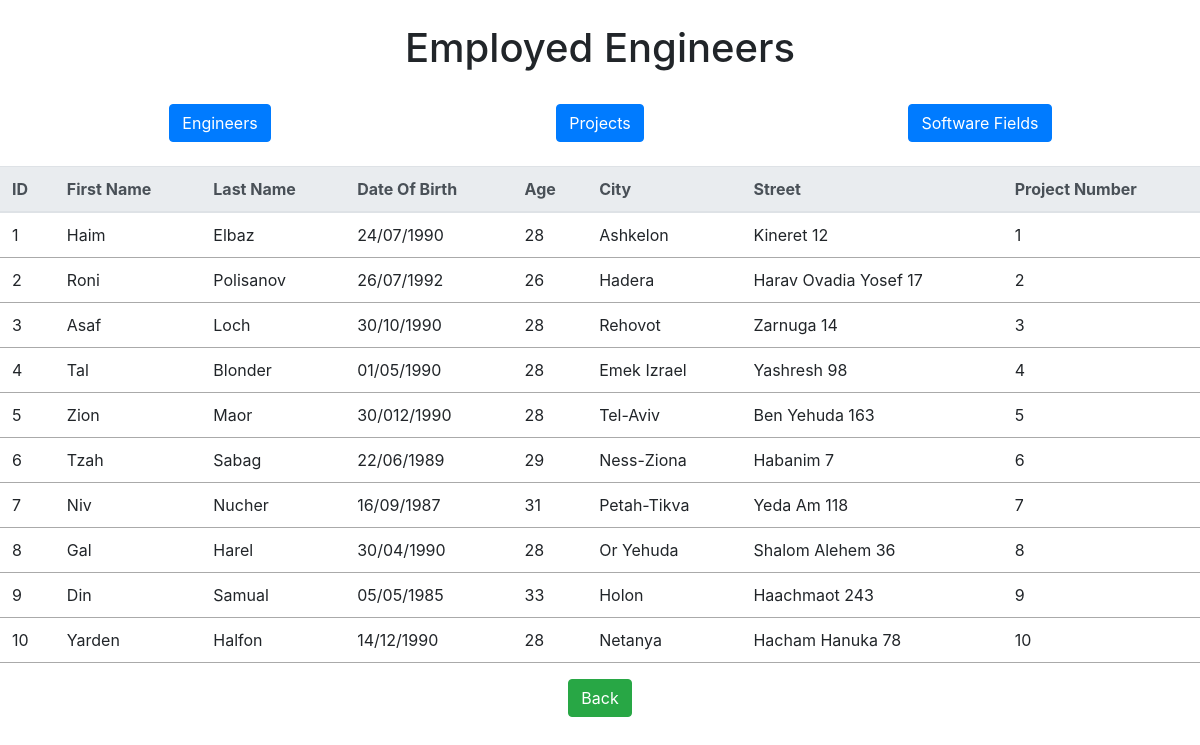
Screenshot of /busyEngineers.php with the database file from the repository.
### tables this page shows
CREATE TABLE takespart(engineer_id varchar(255),
                      project_number int,
                      FOREIGN KEY(engineer_id) REFERENCES engineer(engineer_id) on UPDATE CASCADE on DELETE CASCADE,
                      FOREIGN KEY(project_number) REFERENCES projects(project_number) on UPDATE CASCADE on DELETE CASCADE,
                      CONSTRAINT PK_TP PRIMARY KEY(engineer_id, project_number));

CREATE TABLE engineer(engineer_id varchar(255),
                      first_name varchar (255),
                      last_name varchar(255),
                      date_of_birth varchar(255),
                      age int,
                      city varchar(255),
                      street varchar(255),
                      PRIMARY KEY(engineer_id));

### common.php (called while the page is built, shortened)
<?php
function escape($html)
{
	return htmlspecialchars($html, ENT_QUOTES | ENT_SUBSTITUTE, "UTF-8");
}
?>

### busyEngineers.php (the view, shortened to what this page needs)
<!DOCTYPE html lang="en">
<?php require "install.php" ?>
<?php require "templates/header.php"; ?>
<?php require "common.php"; ?>
	</head>
	<body style="max-width: 1200px; margin: 0 auto;">
	<br><h1 style="text-align: center;">Employed Engineers</h1><br>
		<div class="container" style="text-align: center;">
			<div class="row">
				<div class="col">
				<a href="engineer.php"><button type="button" class="btn btn-primary">Engineers</button></a>
				</div>
				<div class="col">
				<a href="project.php"><button type="button" class="btn btn-primary">Projects</button></a>
				</div>
				<div class="col">
				<a href="software.php"><button type="button" class="btn btn-primary">Software Fields</button></a>
				</div>
			</div>
		</div>
	<br>
  <?php
  $statement = $db->query("SELECT *
							FROM engineer
							INNER JOIN takespart
							ON engineer.engineer_id = takespart.engineer_id
                            ORDER BY takespart.project_number");
  $result = $statement->fetchAll();
  ?>
  <?php
  if ($result && $statement->rowCount() > 0)
	{ ?>
		<table class="table">
			<thead class="thead-light">
				<tr>
					<th scope="col">ID</th>
					<th scope="col">First Name</th>
					<th scope="col">Last Name</th>
					<th scope="col">Date Of Birth</th>
					<th scope="col">Age</th>
					<th scope="col">City</th>
					<th scope="col">Street</th>
                    <th scope="col">Project Number</th>
				</tr>
			</thead>
			<tbody>
	<?php
		foreach ($result as $row)
		{ ?>
			<tr>
				<td scope="row"><?php echo escape($row["engineer_id"]); ?></td>
				<td scope="row"><?php echo escape($row["first_name"]); ?></td>
				<td scope="row"><?php echo escape($row["last_name"]); ?></td>
				<td scope="row"><?php echo escape($row["date_of_birth"]); ?> </td>
				<td scope="row"><?php echo escape($row["age"]); ?></td>
				<td scope="row"><?php echo escape($row["city"]); ?></td>
				<td scope="row"><?php echo escape($row["street"]); ?></td>
                <td scope="row"><?php echo escape($row["project_number"]); ?></td>
			</tr>
		<?php
		} ?>
		</tbody>
	</table>
	<?php
	}
	?>
	<center>
	<a href="engineer.php" style="text-align: center;"><button type="button" class="btn btn-success">Back</button></a>
	</center>
<br>
<?php require "templates/footer.php"; ?>

### templates/header.php (shortened to what this page needs)
<!doctype html>
<html lang="en">
<head>
  <link rel="stylesheet" href="css/style.css">
	<link rel="stylesheet" href="https://maxcdn.bootstrapcdn.com/bootstrap/4.0.0-beta.3/css/bootstrap.min.css">
	<link rel="stylesheet" href="https://maxcdn.bootstrapcdn.com/font-awesome/4.7.0/css/font-awesome.min.css">

### templates/footer.php
  </body>
</html>

### css/style.css (style rules this page uses)
table { border-collapse: collapse; border-spacing: 0; }
td, th { padding: 5px; border-bottom: 1px solid #aaa; }

### rows the page displays
takespart: engineer "1", engineer.first_name "Haim", engineer.last_name "Elbaz", engineer.date_of_birth "24/07/1990", engineer.age "28", engineer.city "Ashkelon", engineer.street "Kineret 12", project_number "1"
takespart: engineer "2", engineer.first_name "Roni", engineer.last_name "Polisanov", engineer.date_of_birth "26/07/1992", engineer.age "26", engineer.city "Hadera", engineer.street "Harav Ovadia Yosef 17", project_number "2"
takespart: engineer "3", engineer.first_name "Asaf", engineer.last_name "Loch", engineer.date_of_birth "30/10/1990", engineer.age "28", engineer.city "Rehovot", engineer.street "Zarnuga 14", project_number "3"
takespart: engineer "4", engineer.first_name "Tal", engineer.last_name "Blonder", engineer.date_of_birth "01/05/1990", engineer.age "28", engineer.city "Emek Izrael", engineer.street "Yashresh 98", project_number "4"
takespart: engineer "5", engineer.first_name "Zion", engineer.last_name "Maor", engineer.date_of_birth "30/012/1990", engineer.age "28", engineer.city "Tel-Aviv", engineer.street "Ben Yehuda 163", project_number "5"
takespart: engineer "6", engineer.first_name "Tzah", engineer.last_name "Sabag", engineer.date_of_birth "22/06/1989", engineer.age "29", engineer.city "Ness-Ziona", engineer.street "Habanim 7", project_number "6"
takespart: engineer "7", engineer.first_name "Niv", engineer.last_name "Nucher", engineer.date_of_birth "16/09/1987", engineer.age "31", engineer.city "Petah-Tikva", engineer.street "Yeda Am 118", project_number "7"
takespart: engineer "8", engineer.first_name "Gal", engineer.last_name "Harel", engineer.date_of_birth "30/04/1990", engineer.age "28", engineer.city "Or Yehuda", engineer.street "Shalom Alehem 36", project_number "8"
takespart: engineer "9", engineer.first_name "Din", engineer.last_name "Samual", engineer.date_of_birth "05/05/1985", engineer.age "33", engineer.city "Holon", engineer.street "Haachmaot 243", project_number "9"
takespart: engineer "10", engineer.first_name "Yarden", engineer.last_name "Halfon", engineer.date_of_birth "14/12/1990", engineer.age "28", engineer.city "Netanya", engineer.street "Hacham Hanuka 78", project_number "10"
